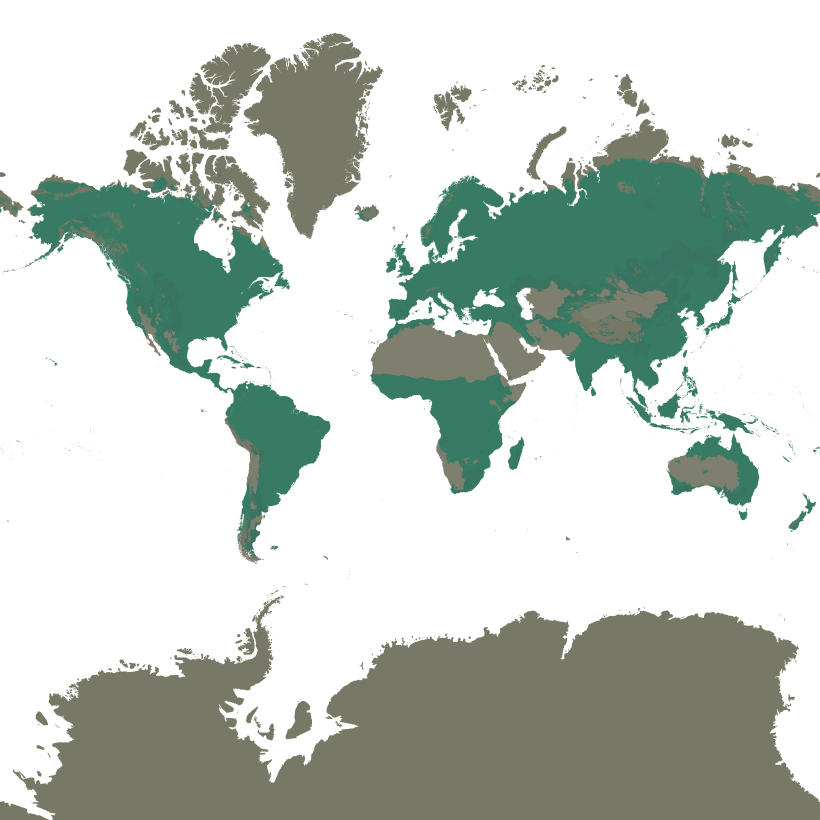
#> input picture map/data/climate-dark.png, 4096 x 4096 px (shown at 1/5 size)
$ python cmpdiff.py ../../map/data/climate-dark.png
#> lines starting #> are read from the running program, lines starting #| are printed output that depends on the picture
#!/usr/bin/env python3
"""Acceptance metric: share of pixels where our render differs from the App screenshot by more than a threshold.

    python3 pipeline/basemap/cmpdiff.py <ours.png 1280x744> <app.png 2560x1488 or 1280x744> [out-diff.png] [--t 40]

Both images at 1280x744 (LANCZOS resample, as the acceptance session does), the App toolbar column
x > 1228 masked, per-pixel luminance of |dRGB| (PIL 'L': 299/587/114) > t counted — the exact recipe of the
acceptance session's cmp-accept.py (2026-09-16; an earlier version of this file used max(|dR|,|dG|,|dB|), which
reads ~1.7x higher). The threshold argument exists for dark mode, where absolute differences are small and
t = 40 hides most of them (acceptance, 2026-09-16 evening: report t = 20 alongside).
"""
import sys

import numpy as np
from PIL import Image

args = [a for a in sys.argv[1:] if not a.startswith("--")]
thr = 40
if "--t" in sys.argv:
    thr = int(sys.argv[sys.argv.index("--t") + 1])
    args = [a for a in args if a != str(thr)]
ours = Image.open(args[0]).convert("RGB")
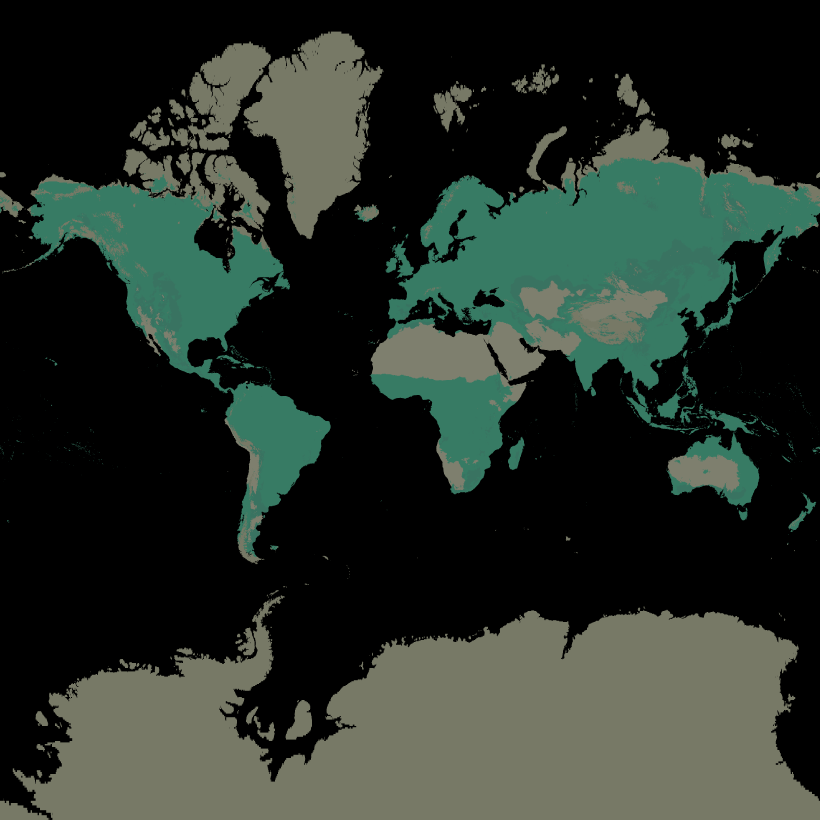
#> ours: PIL image 4096x4096 RGB (shown at 1/5 size); mean R, G, B 38.7, 48.3, 40.3
#> (the run stopped early here; a loop or call above may not have finished)

$ run again, on map/data/ground-globe-dark.png
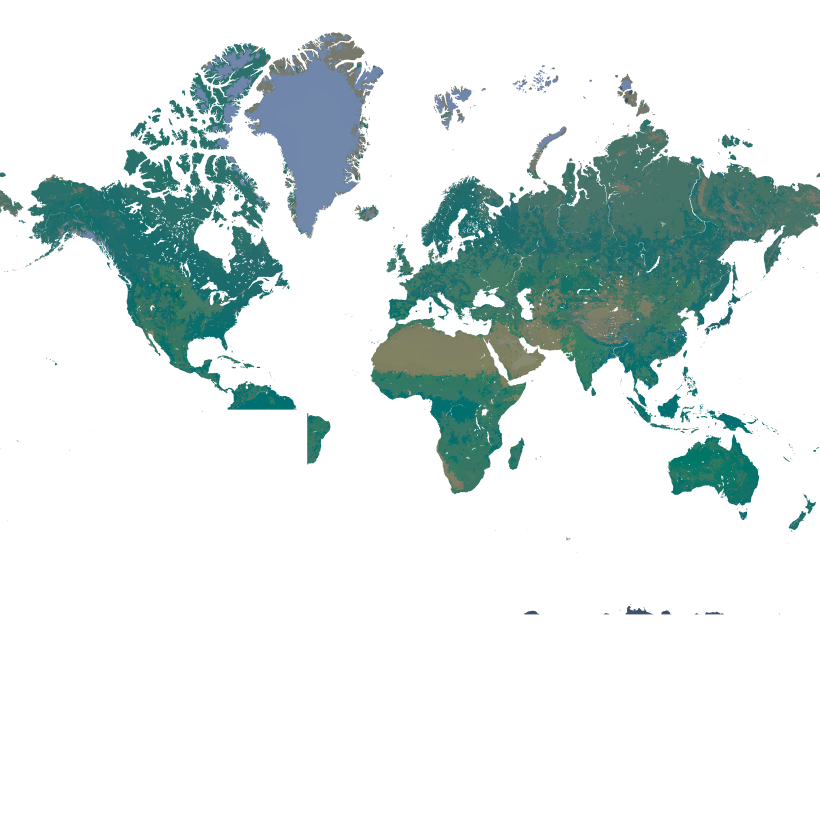
#> input picture map/data/ground-globe-dark.png, 4096 x 4096 px (shown at 1/5 size)
#> `ours = Image.open(args[0]).convert("RGB")`:
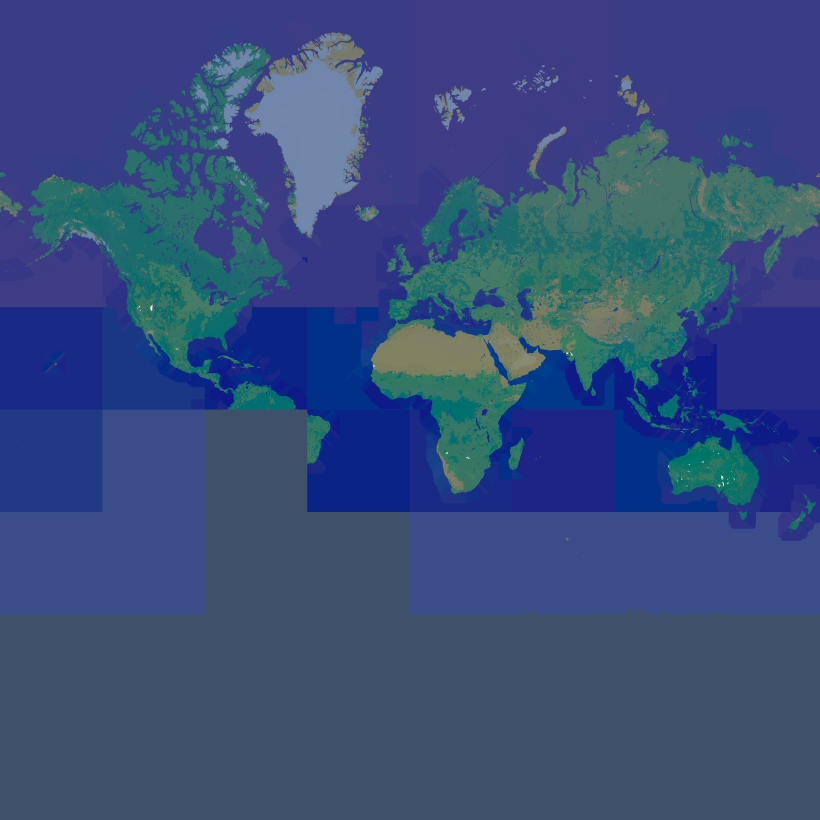
#> ours: PIL image 4096x4096 RGB (shown at 1/5 size); mean R, G, B 54.1, 76, 121.8
